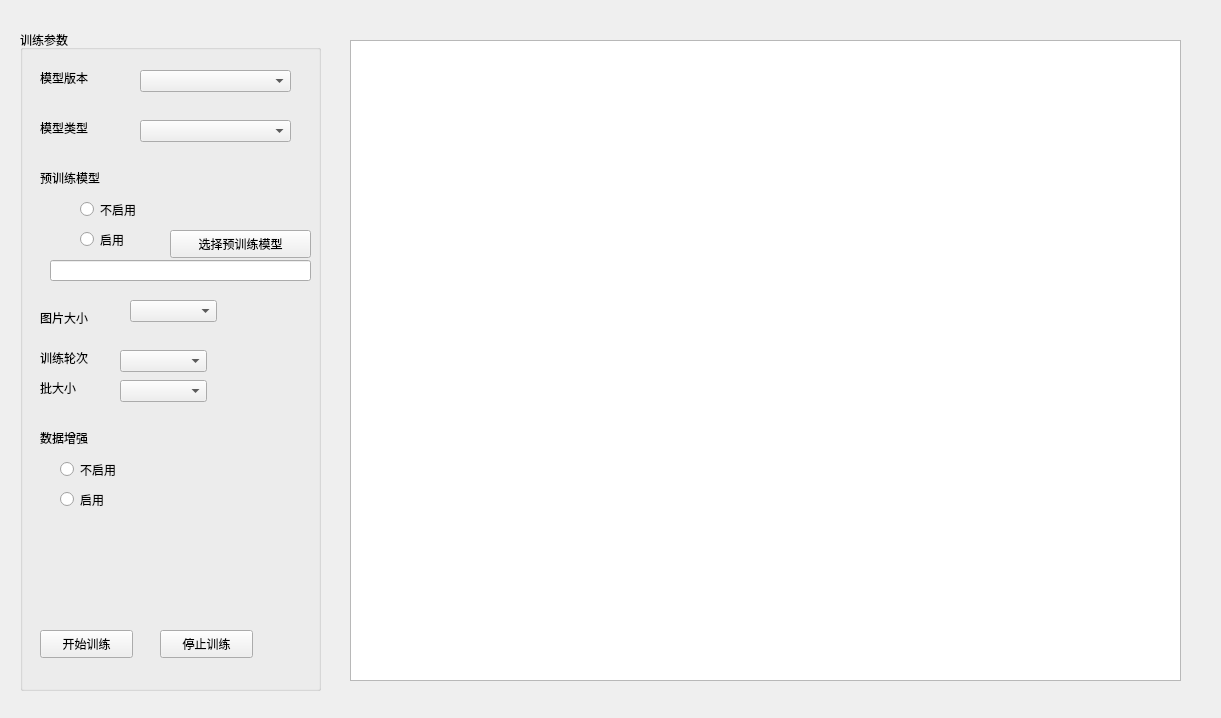
<?xml version="1.0" encoding="UTF-8"?>
<ui version="4.0">
 <class>Form</class>
 <widget class="QWidget" name="Form">
  <property name="geometry">
   <rect>
    <x>0</x>
    <y>0</y>
    <width>1221</width>
    <height>718</height>
   </rect>
  </property>
  <property name="windowTitle">
   <string>Form</string>
  </property>
  <widget class="QGroupBox" name="groupBox">
   <property name="geometry">
    <rect>
     <x>20</x>
     <y>30</y>
     <width>301</width>
     <height>661</height>
    </rect>
   </property>
   <property name="title">
    <string>训练参数</string>
   </property>
   <widget class="QComboBox" name="comboBox">
    <property name="geometry">
     <rect>
      <x>120</x>
      <y>40</y>
      <width>151</width>
      <height>22</height>
     </rect>
    </property>
   </widget>
   <widget class="QLabel" name="label">
    <property name="geometry">
     <rect>
      <x>20</x>
      <y>40</y>
      <width>72</width>
      <height>15</height>
     </rect>
    </property>
    <property name="toolTip">
     <string>YOLOV5,YOLOV11</string>
    </property>
    <property name="text">
     <string>模型版本</string>
    </property>
   </widget>
   <widget class="QLabel" name="label_2">
    <property name="geometry">
     <rect>
      <x>20</x>
      <y>90</y>
      <width>72</width>
      <height>15</height>
     </rect>
    </property>
    <property name="toolTip">
     <string>n,s,m,l,x</string>
    </property>
    <property name="text">
     <string>模型类型</string>
    </property>
   </widget>
   <widget class="QComboBox" name="comboBox_2">
    <property name="geometry">
     <rect>
      <x>120</x>
      <y>90</y>
      <width>151</width>
      <height>22</height>
     </rect>
    </property>
   </widget>
   <widget class="QLabel" name="label_3">
    <property name="geometry">
     <rect>
      <x>20</x>
      <y>140</y>
      <width>91</width>
      <height>16</height>
     </rect>
    </property>
    <property name="toolTip">
     <string>n,s,m,l,x</string>
    </property>
    <property name="text">
     <string>预训练模型</string>
    </property>
   </widget>
   <widget class="QRadioButton" name="radioButton">
    <property name="geometry">
     <rect>
      <x>60</x>
      <y>170</y>
      <width>115</width>
      <height>19</height>
     </rect>
    </property>
    <property name="text">
     <string>不启用</string>
    </property>
   </widget>
   <widget class="QRadioButton" name="radioButton_2">
    <property name="geometry">
     <rect>
      <x>60</x>
      <y>200</y>
      <width>115</width>
      <height>19</height>
     </rect>
    </property>
    <property name="text">
     <string>启用</string>
    </property>
   </widget>
   <widget class="QLineEdit" name="lineEdit">
    <property name="geometry">
     <rect>
      <x>30</x>
      <y>230</y>
      <width>261</width>
      <height>21</height>
     </rect>
    </property>
   </widget>
   <widget class="QPushButton" name="pushButton">
    <property name="geometry">
     <rect>
      <x>150</x>
      <y>200</y>
      <width>141</width>
      <height>28</height>
     </rect>
    </property>
    <property name="text">
     <string>选择预训练模型</string>
    </property>
   </widget>
   <widget class="QLabel" name="label_4">
    <property name="geometry">
     <rect>
      <x>20</x>
      <y>280</y>
      <width>72</width>
      <height>15</height>
     </rect>
    </property>
    <property name="toolTip">
     <string>n,s,m,l,x</string>
    </property>
    <property name="text">
     <string>图片大小</string>
    </property>
   </widget>
   <widget class="QLabel" name="label_5">
    <property name="geometry">
     <rect>
      <x>20</x>
      <y>320</y>
      <width>72</width>
      <height>15</height>
     </rect>
    </property>
    <property name="toolTip">
     <string>n,s,m,l,x</string>
    </property>
    <property name="text">
     <string>训练轮次</string>
    </property>
   </widget>
   <widget class="QLabel" name="label_6">
    <property name="geometry">
     <rect>
      <x>20</x>
      <y>350</y>
      <width>72</width>
      <height>15</height>
     </rect>
    </property>
    <property name="toolTip">
     <string>n,s,m,l,x</string>
    </property>
    <property name="text">
     <string>批大小</string>
    </property>
   </widget>
   <widget class="QComboBox" name="comboBox_3">
    <property name="geometry">
     <rect>
      <x>110</x>
      <y>270</y>
      <width>87</width>
      <height>22</height>
     </rect>
    </property>
   </widget>
   <widget class="QComboBox" name="comboBox_4">
    <property name="geometry">
     <rect>
      <x>100</x>
      <y>320</y>
      <width>87</width>
      <height>22</height>
     </rect>
    </property>
   </widget>
   <widget class="QComboBox" name="comboBox_5">
    <property name="geometry">
     <rect>
      <x>100</x>
      <y>350</y>
      <width>87</width>
      <height>22</height>
     </rect>
    </property>
   </widget>
   <widget class="QLabel" name="label_7">
    <property name="geometry">
     <rect>
      <x>20</x>
      <y>400</y>
      <width>72</width>
      <height>15</height>
     </rect>
    </property>
    <property name="text">
     <string>数据增强</string>
    </property>
   </widget>
   <widget class="QRadioButton" name="radioButton_3">
    <property name="geometry">
     <rect>
      <x>40</x>
      <y>430</y>
      <width>115</width>
      <height>19</height>
     </rect>
    </property>
    <property name="text">
     <string>不启用</string>
    </property>
   </widget>
   <widget class="QRadioButton" name="radioButton_4">
    <property name="geometry">
     <rect>
      <x>40</x>
      <y>460</y>
      <width>115</width>
      <height>19</height>
     </rect>
    </property>
    <property name="text">
     <string>启用</string>
    </property>
   </widget>
   <widget class="QPushButton" name="pushButton_2">
    <property name="geometry">
     <rect>
      <x>20</x>
      <y>600</y>
      <width>93</width>
      <height>28</height>
     </rect>
    </property>
    <property name="text">
     <string>开始训练</string>
    </property>
   </widget>
   <widget class="QPushButton" name="pushButton_3">
    <property name="geometry">
     <rect>
      <x>140</x>
      <y>600</y>
      <width>93</width>
      <height>28</height>
     </rect>
    </property>
    <property name="text">
     <string>停止训练</string>
    </property>
   </widget>
  </widget>
  <widget class="QTextEdit" name="textEdit">
   <property name="geometry">
    <rect>
     <x>350</x>
     <y>40</y>
     <width>831</width>
     <height>641</height>
    </rect>
   </property>
   <property name="readOnly">
    <bool>true</bool>
   </property>
  </widget>
 </widget>
 <resources/>
 <connections/>
</ui>
